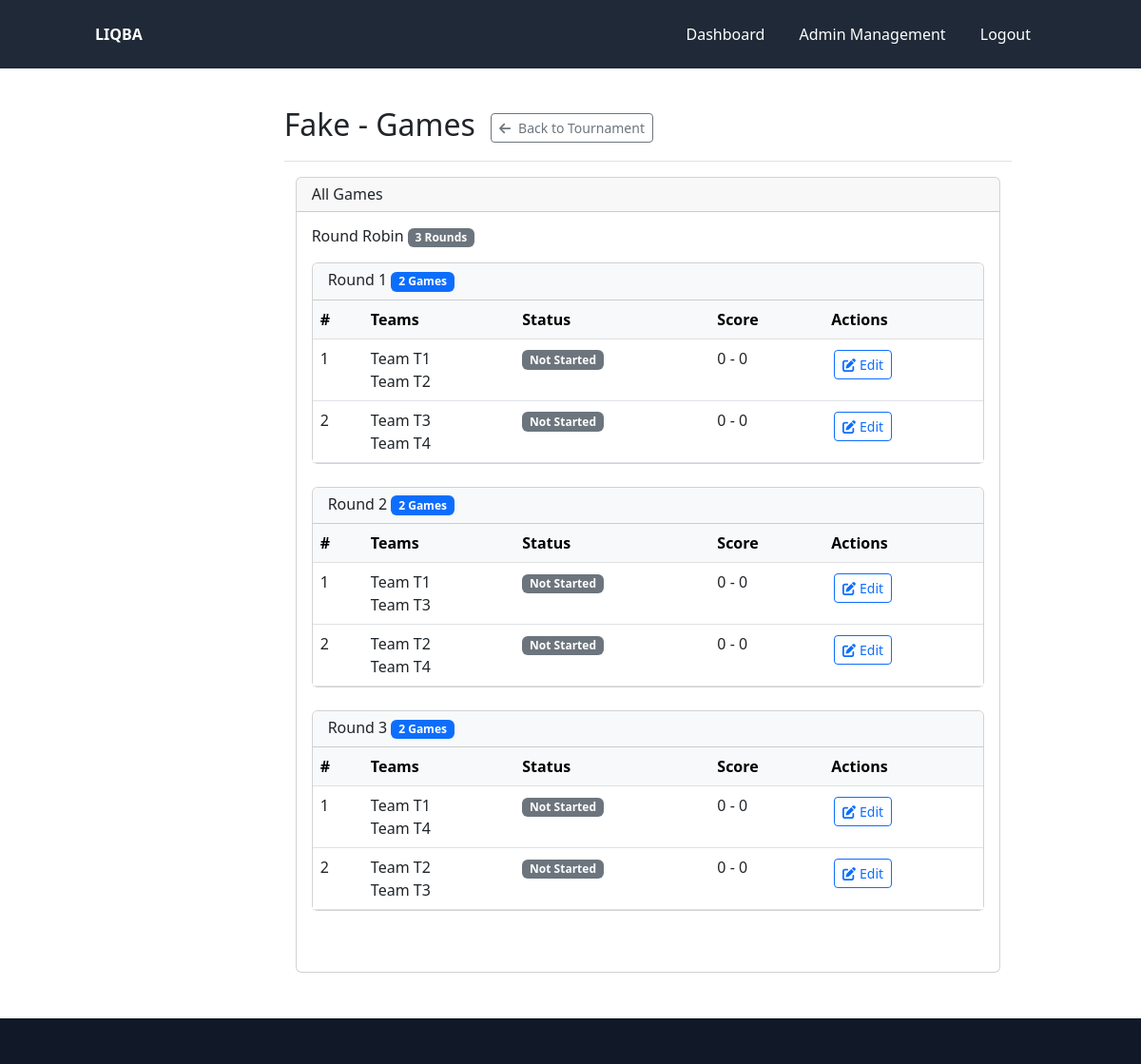
The app's page /admin/tournament/1/games (signed in) with its own data.
### models/tournament.py (models this page shows, shortened)
class Tournament(db.Model):
    __tablename__ = 'tournament'
    id = db.Column(db.Integer, primary_key=True)
    name = db.Column(db.String(100), nullable=False)
    date = db.Column(db.Date, nullable=False)
    location = db.Column(db.String(100))
    password = db.Column(db.String(10), nullable=False)
    format_json = db.Column(db.Text, nullable=False, default='{}')  # JSON format with default value
    status = db.Column(db.String(20), default='planning')  # planning, registration, active, completed
    created_at = db.Column(db.DateTime, server_default=db.func.now())
    updated_at = db.Column(db.DateTime, server_default=db.func.now(), onupdate=db.func.now())
    games = db.relationship('Game', back_populates='tournament', lazy=True, cascade='all, delete-orphan')
    questions = db.relationship('Question', back_populates='tournament_rel', lazy=True, foreign_keys='Question.tournament_id')
    team_aliases = db.relationship('TeamAlias', back_populates='tournament', lazy=True, cascade='all, delete-orphan')
    reader_assignments = db.relationship(
        'ReaderTournament',
        back_populates='tournament',
        cascade='all, delete-orphan',
        single_parent=True
    )
    readers = association_proxy(
        'reader_assignments', 'reader',
        creator=lambda r: ReaderTournament(reader=r)
    )
    @property
    def format(self):
        return json.loads(self.format_json)
    @format.setter
    def format(self, value):
        if isinstance(value, str):
            self.format_json = value
        else:
            self.format_json = json.dumps(value)

### models/game.py (models this page shows, shortened)
class Game(db.Model):
    __tablename__ = 'game'
    __table_args__ = {'extend_existing': True}
    id = Column(db.Integer, primary_key=True)
    team1 = Column(String(100), nullable=False)
    team2 = Column(String(100), nullable=False)
    result = Column(Integer, nullable=False, default=-2)  # -2: not played, 1: team1 wins, 0: draw, -1: team2 wins
    tournament_id = Column(Integer, db.ForeignKey('tournament.id', name='fk_game_tournament'), nullable=False)
    round_number = Column(Integer, nullable=False)
    stage_id = Column(Integer, nullable=False)  # 1: preliminary, 2: playoff, etc.
    scorecard = Column(Text, nullable=True)
    tournament = db.relationship('Tournament', back_populates='games')
    questions = db.relationship('Question', back_populates='game_rel', lazy=True, foreign_keys='Question.game_id')
    alerts = db.relationship('Alert', back_populates='game', lazy='dynamic', cascade='all, delete-orphan')

### controllers/admin_controller.py (the view)
@admin_bp.route('/tournament/<int:tournament_id>/games')
@admin_login_required
def list_tournament_games(tournament_id):
    tournament = Tournament.query.get_or_404(tournament_id)
    games = Game.query.filter_by(tournament_id=tournament_id)\
                     .order_by(Game.stage_id, Game.round_number, Game.id)\
                     .all()
    games_by_stage = {}
    for game in games:
        if not hasattr(game, 'stage_id') or game.stage_id is None:
            game.stage_id = 1
        if not hasattr(game, 'round_number') or game.round_number is None:
            game.round_number = 1
        stage_id = game.stage_id
        round_num = game.round_number
        if stage_id not in games_by_stage:
            games_by_stage[stage_id] = {}
        if round_num not in games_by_stage[stage_id]:
            games_by_stage[stage_id][round_num] = []
        games_by_stage[stage_id][round_num].append(game)
        game._match_number = len(games_by_stage[stage_id][round_num])
    format_data = json.loads(tournament.format_json) if tournament.format_json else {}
    return render_template(
        'admin/tournament_games.html',
        tournament=tournament,
        games_by_stage=games_by_stage,
        format_data=format_data
    )

### controllers/admin_controller.py (called while the page is built)
def admin_login_required(f):
    @wraps(f)
    def decorated_function(*args, **kwargs):
        if 'admin_id' not in session:
            flash('Please login first', 'warning')
            return redirect(url_for('admin.login'))
        return f(*args, **kwargs)
    return decorated_function

@admin_bp.before_request
def check_password_change():
    if 'admin_id' not in session or request.endpoint in ['admin.logout', 'admin.change_password', 'static']:
        return
    admin = Admin.query.get(session['admin_id'])
    if admin and admin.needs_password_change:
        if request.endpoint != 'admin.change_password':
            return redirect(url_for('admin.change_password'))

### controllers/reader_controller.py (called while the page is built)
@login_manager.user_loader
def load_reader(reader_id):
    return Reader.query.get(int(reader_id))

### templates/admin/tournament_games.html
{% extends "admin/base.html" %}
{% block page_title %}
  {{ tournament.name }} - Games
  <a href="{{ url_for('admin.tournament_details', tournament_id=tournament.id) }}" class="btn btn-outline-secondary btn-sm ms-2">
    <i class="fas fa-arrow-left me-1"></i> Back to Tournament
  </a>
{% endblock %}
{% block admin_content %}
<div class="container-fluid">
  <div class="card mb-4">
    <div class="card-header">
      <h5 class="mb-0">All Games</h5>
    </div>
    <div class="card-body">
      {% if not games_by_stage %}
        <div class="alert alert-info">No games found for this tournament.</div>
      {% else %}
        {% for stage_id, rounds in games_by_stage.items()|sort %}
          {% set stage_name = format_data.tournament_format.stages|selectattr('stage_id', 'equalto', stage_id)|map(attribute='stage_name')|first %}
          <div class="mb-5">
            <h4 class="mb-3">
              {{ stage_name or ("Stage " ~ stage_id) }}
              <span class="badge bg-secondary">{{ rounds|length }} Rounds</span>
            </h4>
            {% for round_num, games in rounds.items()|sort %}
              <div class="card mb-4">
                <div class="card-header bg-light">
                  <h5 class="mb-0">
                    Round {{ round_num }}
                    <span class="badge bg-primary">{{ games|length }} Games</span>
                  </h5>
                </div>
                <div class="card-body p-0">
                  <div class="table-responsive">
                    <table class="table table-hover mb-0">
                      <thead class="table-light">
                        <tr>
                          <th>#</th>
                          <th>Teams</th>
                          <th>Status</th>
                          <th>Score</th>
                          <th>Actions</th>
                        </tr>
                      </thead>
                      <tbody>
                        {% for game in games|sort(attribute='id') %}
                          <tr>
                            <td>{% if game.match_number %}{{ game.match_number }}{% else %}{{ loop.index }}{% endif %}</td>
                            <td>
                              <div class="d-flex flex-column">
                                <span class="{% if game.result == 1 %}fw-bold{% endif %}">
                                  {{ game.team1_name or ('Team ' ~ game.team1) }}
                                </span>
                                <span class="{% if game.result == 2 %}fw-bold{% endif %}">
                                  {{ game.team2_name or ('Team ' ~ game.team2) }}
                                </span>
                              </div>
                            </td>
                            <td>
                              {% if game.result is not none and game.result > 0 %}
                                <span class="badge bg-success">Completed</span>
                              {% elif game.result == 0 %}
                                <span class="badge bg-warning">In Progress</span>
                              {% else %}
                                <span class="badge bg-secondary">Not Started</span>
                              {% endif %}
                            </td>
                            <td>
                              {{ game.team1_score or '0' }} - {{ game.team2_score or '0' }}
                            </td>
                            <td>
                              <a href="{{ url_for('admin.edit_game_scorecard', tournament_id=tournament.id, game_id=game.id) }}"
                                 class="btn btn-sm btn-outline-primary"
                                 title="Edit Scorecard">
                                <i class="fas fa-edit"></i> Edit
                              </a>
                            </td>
                          </tr>
                        {% endfor %}
                      </tbody>
                    </table>
                  </div>
                </div>
              </div>
            {% endfor %}
          </div>
        {% endfor %}
      {% endif %}
    </div>
  </div>
</div>
{% endblock %}

### templates/base.html (style rules this page uses)
.btn { margin: 0.2rem; }
html, body { height: 100%; }
body { display: flex; flex-direction: column; }

### records on screen
Tournament: name "Fake"
Game: team1 "Team T1", team2 "Team T2", result "Not Started", team1_score "0", team2_score "0"
Game: team1 "Team T3", team2 "Team T4", result "Not Started", team1_score "0", team2_score "0"
Game: team1 "Team T1", team2 "Team T3", result "Not Started", team1_score "0", team2_score "0"
Game: team1 "Team T2", team2 "Team T4", result "Not Started", team1_score "0", team2_score "0"
Game: team1 "Team T1", team2 "Team T4", result "Not Started", team1_score "0", team2_score "0"
Game: team1 "Team T2", team2 "Team T3", result "Not Started", team1_score "0", team2_score "0"

### other values on screen
{{ stage_name or ("Stage " ~ stage_id) }} "Round Robin"
{{ rounds|length }} "3"
{{ round_num }} "1" "2" "3"
{{ games|length }} "2" "2" "2"
